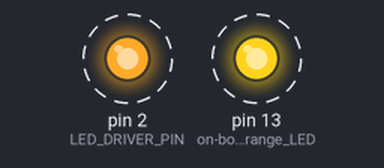
Recording of a sketch running on a simulated Arduino Nano, built with avr-gcc and run on an emulated ATmega328P. Shown: output pins drawn as LEDs (lit = HIGH). Dashed ring = blinking. What the sketch prints to the serial monitor is not drawn.

Above: at 0.2 s.
Timing chart, 0 to 3.0 s (numbered marks = the images above):
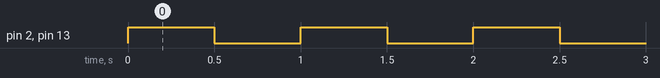

The sketch:

led_driver_test.ino
```cpp
// (licence header left out)
const int LED_DRIVER_PIN = 2;      // D2: goes to the transistor base through 1 kohm
const unsigned long ON_MS  = 500;  // time LED is on (milliseconds)
const unsigned long OFF_MS = 500;  // time LED is off (milliseconds)

void setup() {
  // Set both pins as outputs so the Nano can drive them HIGH (3.3 V) or LOW (0 V).
  pinMode(LED_DRIVER_PIN, OUTPUT);
  pinMode(LED_BUILTIN, OUTPUT);    // on-board orange LED: a quick "is the code running?" check

  // Serial lets us print messages to the Serial Monitor (Tools -> Serial Monitor, 115200 baud).
  Serial.begin(115200);
}

void loop() {
  // --- LED ON ---
  // D2 HIGH -> ~2.6 mA flows into the base -> transistor turns fully on
  // -> current flows through the LED (~5.5 mA with 220 ohm at 3.3 V).
  digitalWrite(LED_DRIVER_PIN, HIGH);
  digitalWrite(LED_BUILTIN, HIGH);
  Serial.println("LED ON");
  delay(ON_MS);

  // --- LED OFF ---
  // D2 LOW -> no base current -> transistor off -> no LED current.
  digitalWrite(LED_DRIVER_PIN, LOW);
  digitalWrite(LED_BUILTIN, LOW);
  Serial.println("LED OFF");
  delay(OFF_MS);
}
```

Measured:
- by itself, pin 2 (LED_DRIVER_PIN), pin 13 (on-board_orange_LED): alternates HIGH for 0.50 s and LOW for 0.50 s
